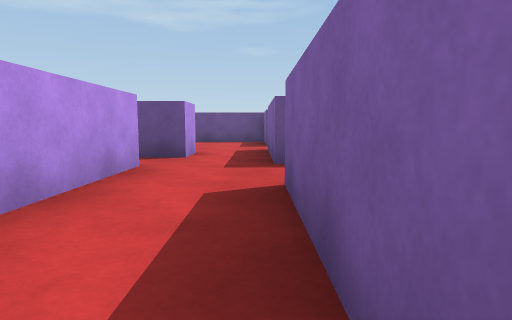
view 1 (above)

19 first-person views from a walk through a Unity game level. The camera is 0.58 m above the floor, tilts 6° down and sees 75° across. The floor is counted in squares, 1 m on a side. Each view is taken from the middle of a square. On the plan, view 1 faces up. The plan holds only what a view shows up to about 9 squares ahead; the rest is blank.

view 2
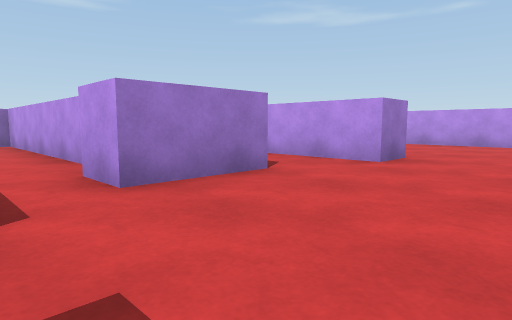

view 3
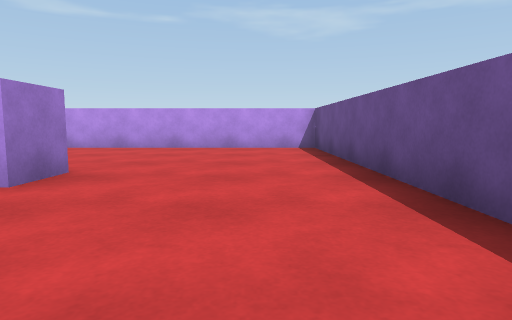

view 4
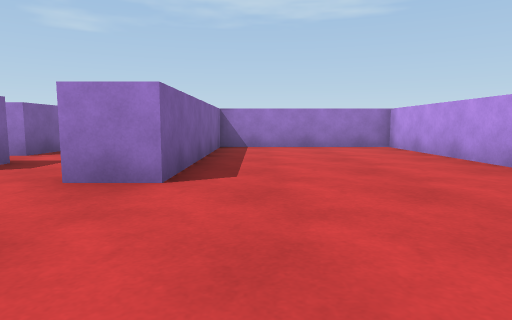

view 5
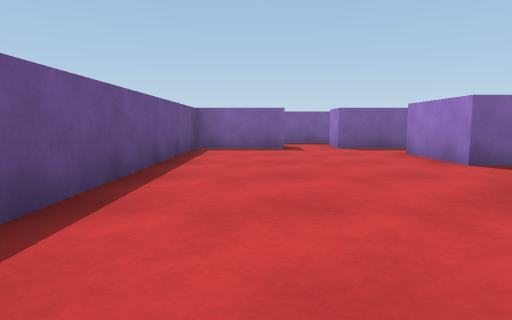

view 6
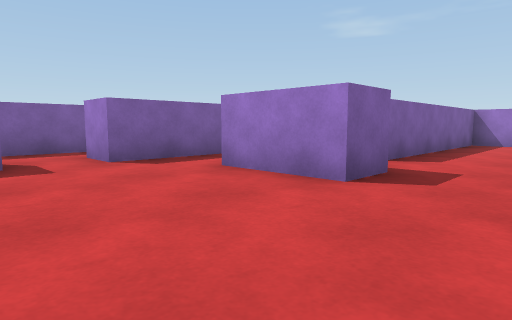

view 7
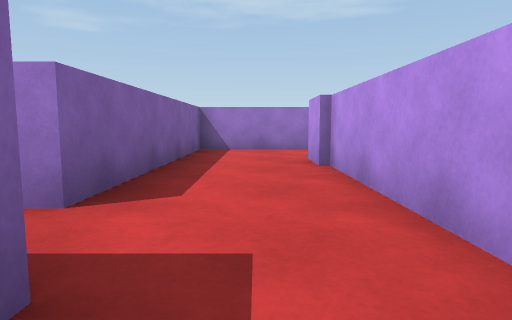

view 8
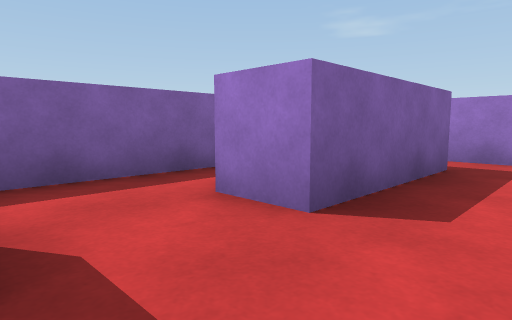

view 9
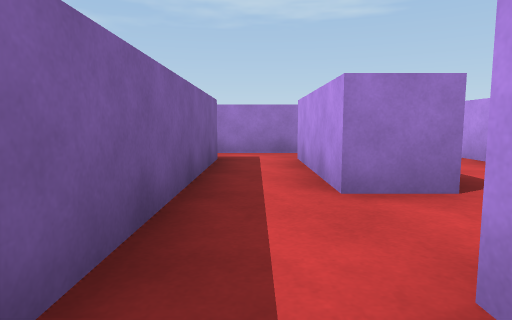

view 10
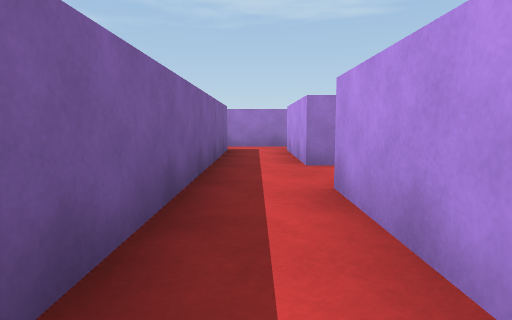

view 11
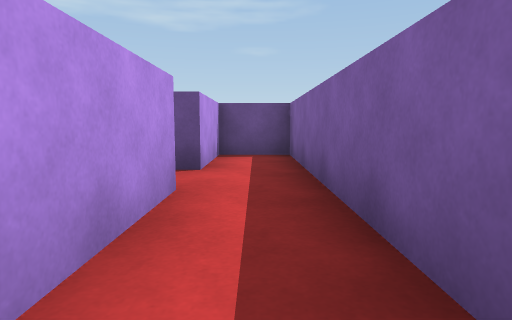

view 12
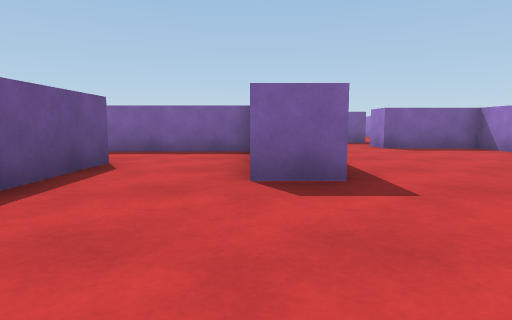

view 13
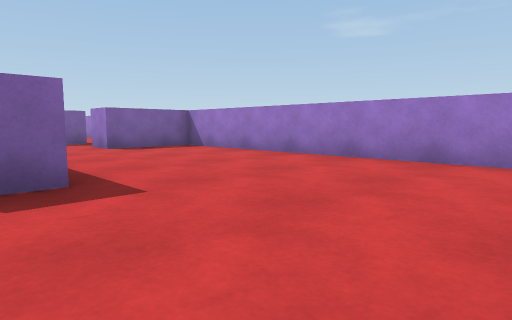

view 14
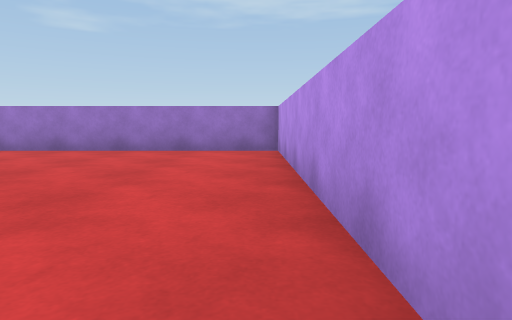

view 15
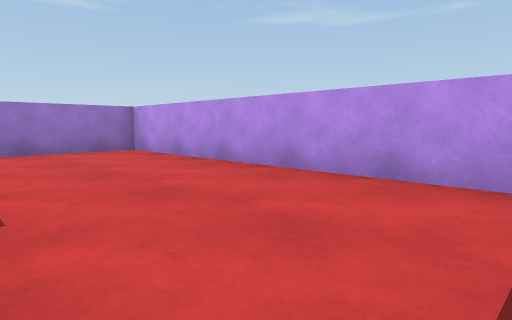

view 16
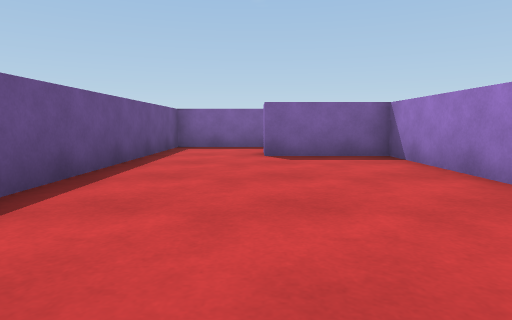

view 17
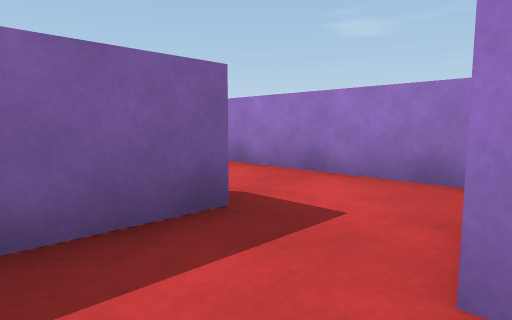

view 18
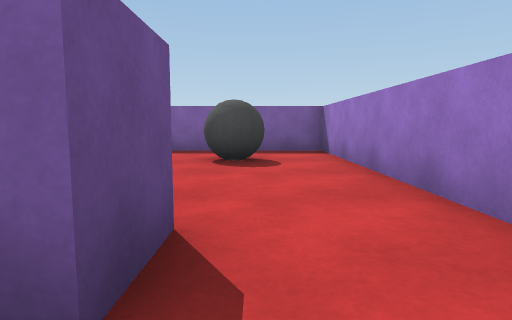

view 19
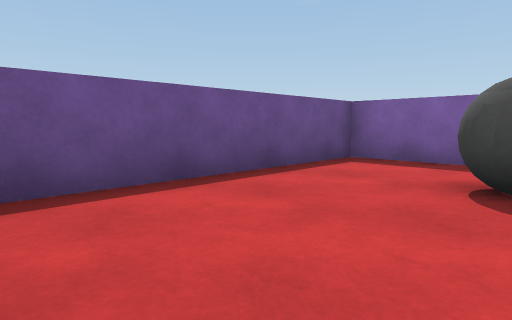

### Floor plan
Points are (right, up) in squares from view 1. A wall is a line through its corners. A room is listed if a view was taken in it or the views show most of it. See-through windows are left out.
Room 1 (views 1, 2, 3, 4, 5, 6, 7, 8)
walls: (-1.7, 4.8) (-1.7, -0.9) (1, -0.9); (0.3, 5.1) (0.3, 8) (1.3, 8); (0.3, 9.2) (0.3, 11.5) (-10.5, 11.5) (-10.5, 2.3) (-6.1, 2.3) (-6.1, 7.7) (-5.1, 7.7) (-5.1, 1.3); (1.3, 9.3) (0.9, 9.3); (-4.4, -0.9) (-2.7, -0.9) (-2.7, 4.7) (-2.2, 4.7); (0.3, 0.1) (0.3, 3.2) (1.3, 3.2)
ways out: opening at (1, 4) to room 2; opening at (1, 8.5) to room 2; gap at (1, 0) to room 2; opening at (-5.5, 0.5) to room 3
objects: block (-3, 6) to (-2, 7)
Room 2 (views 9, 10, 11)
walls: (1.3, 3.2) (1.3, 0.1); (1.3, 8) (1.3, 4.9); (2.7, 0.2) (2.7, 11.5) (1.3, 11.5) (1.3, 9.3); (1, -0.9) (2.9, -0.9)
ways out: opening at (1, 4) to room 1; opening at (1, 8.5) to room 1; gap at (1, 0) to room 1; opening at (3, 0)
Room 3 (views 12, 13, 14, 15, 16, 17)
walls: (-6.6, -2) (-6.6, -0.9); (-5.4, -0.9) (-4.4, -0.9); (-5.1, 1.3) (-7.1, 1.3); (-0.4, -1.9) (-5.4, -1.9); (-10.5, 0.6) (-10.5, -6.5) (-1.7, -6.5) (-1.7, -4.2) (-0.6, -4.2)
ways out: opening at (-5.5, 0.5) to room 1; opening at (-1, -3.5) to room 4
Room 4 (views 18, 19)
walls: (1.9, -4.5) (0.8, -4.5) (0.8, -1.9) (-0.4, -1.9); (-0.2, -6.5) (2.5, -6.5)
ways out: opening at (-1, -3.5) to room 3; opening at (1.5, -5.5) to room 5
Room 5 (no view inside)
walls: (2.5, -6.5) (7.5, -6.5) (7.5, -1.9) (2.4, -1.9)
ways out: opening at (1.5, -5.5) to room 4
objects: grey ball (5, -5) to (6, -4)

Positions as (right, up) in squares from view 1, and headings:
1: (0, 0), facing up
2: (0, 10), facing down-left
3: (-2, 10), facing left
4: (-7, 11), facing down
5: (-8, 10), facing right
6: (-5, 10), facing down-right
7: (-4, 7), facing down
8: (-1, 5), facing down-right
9: (2, 6), facing down
10: (2, 8), facing down
11: (2, 5), facing up
12: (-10, -1), facing right
13: (-10, -1), facing down-right
14: (-10, 1), facing down
15: (-7, 1), facing down-left
16: (-8, -4), facing right
17: (-1, -3), facing down-right
18: (0, -5), facing right
19: (2, -5), facing up-right
